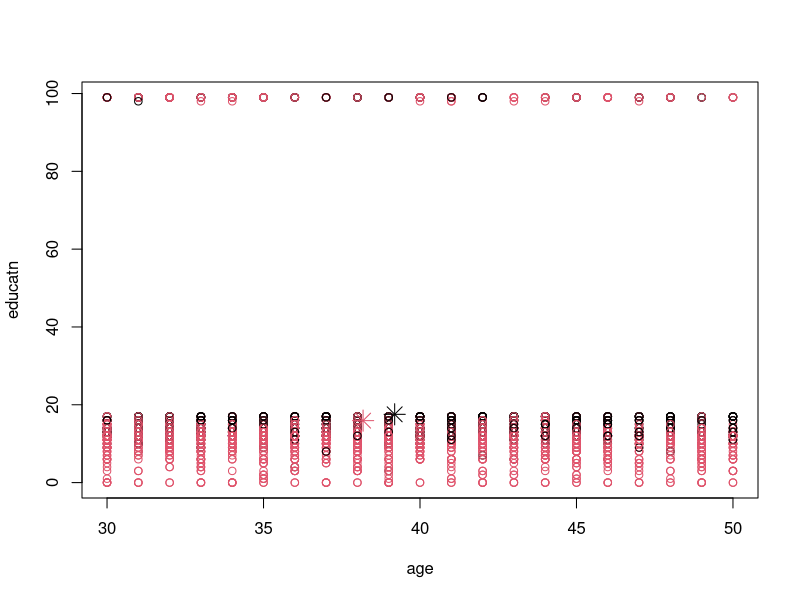
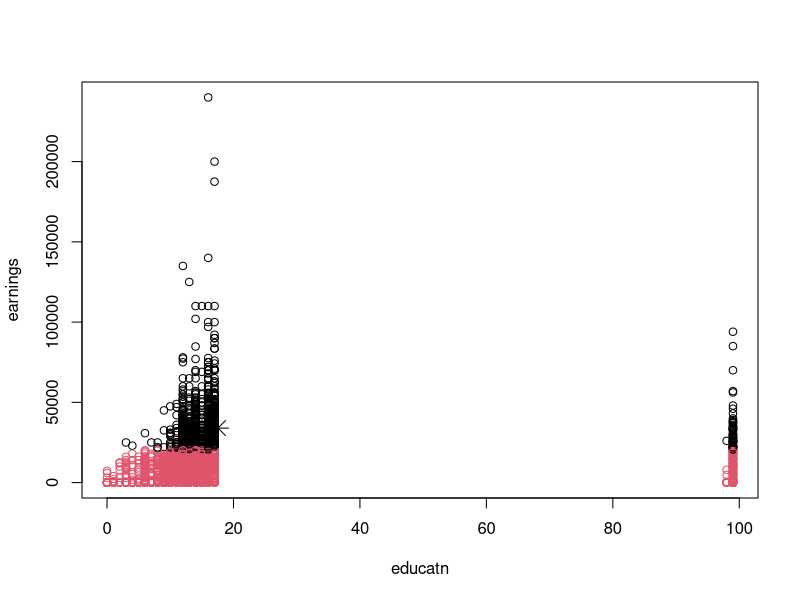
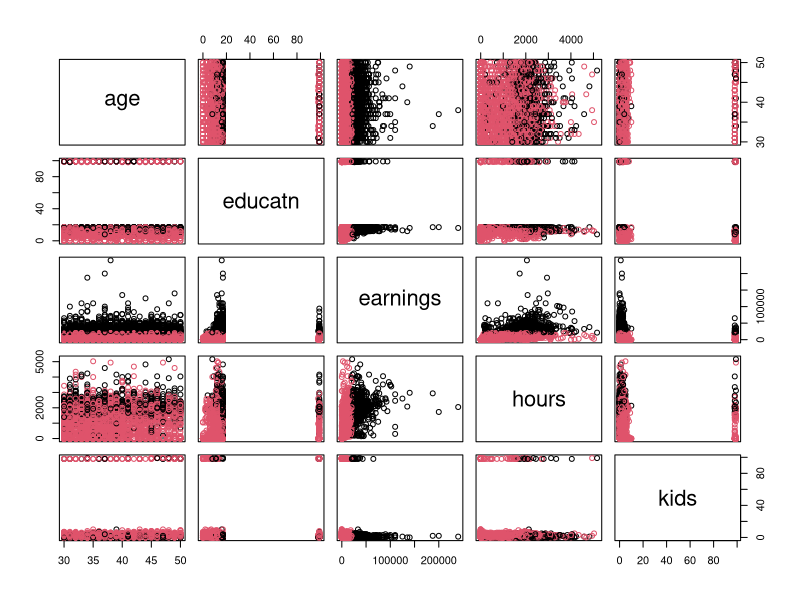
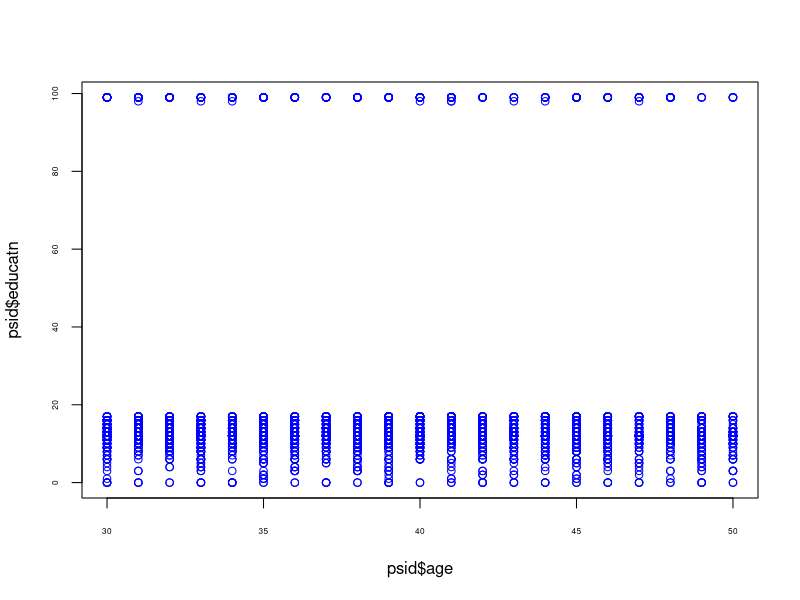
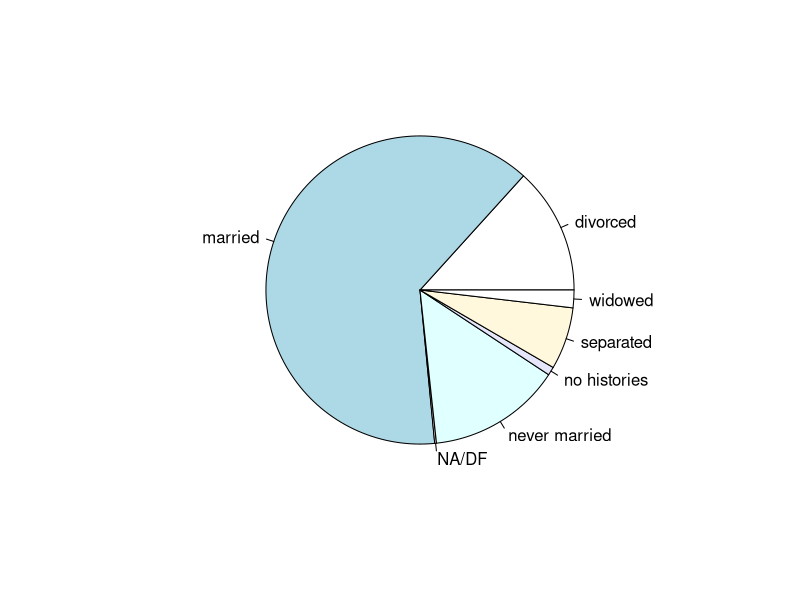
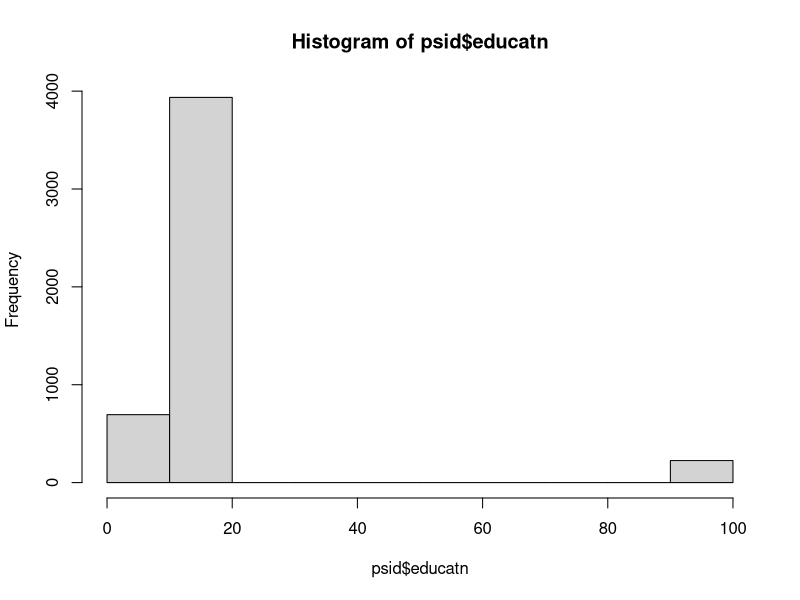
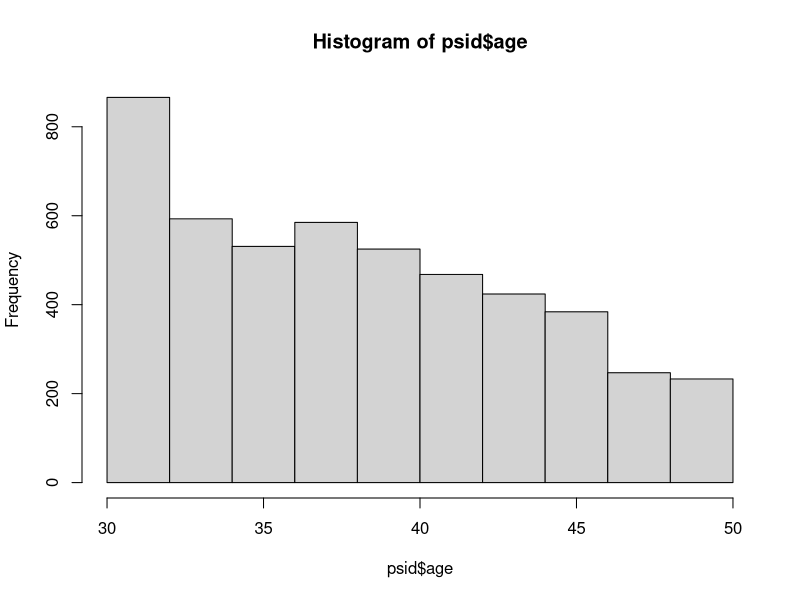
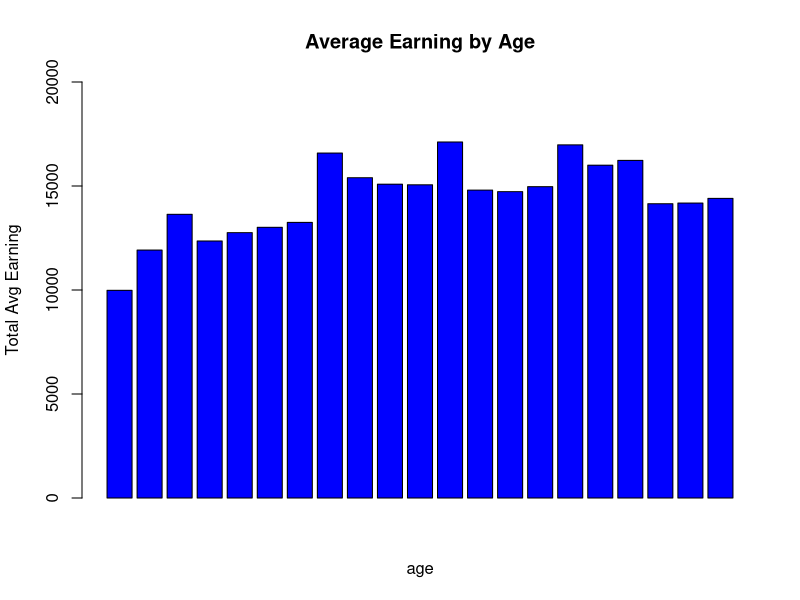

These charts were generated, in order, by the following R code: (Note: this script raises an error after producing the figures.)
#Gayan
psidData1 = read.csv("PSID.csv", header = TRUE)
psidData = psidData1[!is.na(psidData1$educatn),]
summary(psidData)

kc = kmeans(psidData[,4:8], 2)
kc

plot(psidData[,4:5], col=kc$cluster)
points(kc$centers[,1:2], col=1:2,pch=8,cex=2)

plot(psidData[,5:6], col=kc$cluster)
points(kc$centers[,2:3],col=1:2, pch=8,cex=2)

plot(psidData[,4:8], col=kc$cluster)
points(kc$centers[,3:4],col=1:2, pch=8,cex=2)

#Yasura
psid = read.csv("PSID.csv",header = TRUE)

psid

dems <- psid[psid$educatn != "NA",]
dems

aggregate(earnings~married, psid, mean)

aggregate(earnings~married, psid, sd)

aggregate(educatn~married, psid, mean)

aggregate(educatn~married, psid, sd)


library(e1071)
skewness(psid$age)

plot(psid$age,psid$educatn, col="blue", cex.axis = 0.5)

pie(table(psid$married))

hist(psid$educatn)

hist(psid$age)

#Madhavi
psidData = read.csv("PSID.csv", header = TRUE)
psid =  psidData[rowSums(is.na(psidData)) ==0,]
psid

earningAvg = aggregate(earnings ~ age, psid, mean)
earningAvg

#bar chart
barplot(earningAvg$earnings, col=c("blue"),
        main= "Average Earning by Age" ,xlab="age", ylim = c(0,20000) ,ylab="Total Avg Earning", axisnames = TRUE,cex.axis = par("cex.axis"), cex.names=par("cex.axis"), )
?barplot

#line chart
x <- earningAvg$age
y <- earningAvg$earnings
plot(x,y, type = "l", col=c("red") )

#Kmeans
kc= kmeans(psid[4],5)
kc

plot(earningAvg, col=kc$cluster)
plot(earningAvg$age,avgEarnings$earnings)
hist(earningAvg$age)
hist(earningAvg$earnings)
earningAvg
#cov(psid$age, psid$earnings)
